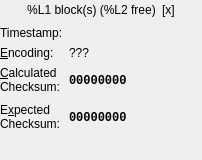
<?xml version="1.0" encoding="UTF-8"?>
<ui version="4.0">
 <class>CardView</class>
 <widget class="QWidget" name="CardView">
  <property name="geometry">
   <rect>
    <x>0</x>
    <y>0</y>
    <width>202</width>
    <height>160</height>
   </rect>
  </property>
  <layout class="QFormLayout" name="formLayout">
   <property name="fieldGrowthPolicy">
    <enum>QFormLayout::ExpandingFieldsGrow</enum>
   </property>
   <property name="margin">
    <number>0</number>
   </property>
   <item row="0" column="0" colspan="2">
    <layout class="QHBoxLayout" name="hboxBlockCount">
     <item>
      <spacer name="hspcBlockCount1">
       <property name="orientation">
        <enum>Qt::Horizontal</enum>
       </property>
       <property name="sizeHint" stdset="0">
        <size>
         <width>40</width>
         <height>20</height>
        </size>
       </property>
      </spacer>
     </item>
     <item>
      <widget class="QLabel" name="lblBlockCount">
       <property name="sizePolicy">
        <sizepolicy hsizetype="Minimum" vsizetype="Preferred">
         <horstretch>0</horstretch>
         <verstretch>0</verstretch>
        </sizepolicy>
       </property>
       <property name="text">
        <string notr="true">%L1 block(s) (%L2 free)</string>
       </property>
       <property name="textFormat">
        <enum>Qt::PlainText</enum>
       </property>
       <property name="alignment">
        <set>Qt::AlignCenter</set>
       </property>
      </widget>
     </item>
     <item>
      <widget class="QLabel" name="lblStatusIcon">
       <property name="sizePolicy">
        <sizepolicy hsizetype="Minimum" vsizetype="Preferred">
         <horstretch>0</horstretch>
         <verstretch>0</verstretch>
        </sizepolicy>
       </property>
       <property name="text">
        <string notr="true">[x]</string>
       </property>
       <property name="textFormat">
        <enum>Qt::PlainText</enum>
       </property>
      </widget>
     </item>
     <item>
      <spacer name="hspcBlockCount2">
       <property name="orientation">
        <enum>Qt::Horizontal</enum>
       </property>
       <property name="sizeHint" stdset="0">
        <size>
         <width>40</width>
         <height>20</height>
        </size>
       </property>
      </spacer>
     </item>
    </layout>
   </item>
   <item row="1" column="0">
    <widget class="QLabel" name="lblFormatTimeTitle">
     <property name="text">
      <string>Timestamp:</string>
     </property>
     <property name="textFormat">
      <enum>Qt::PlainText</enum>
     </property>
    </widget>
   </item>
   <item row="1" column="1">
    <widget class="QLabel" name="lblFormatTime">
     <property name="textFormat">
      <enum>Qt::PlainText</enum>
     </property>
     <property name="textInteractionFlags">
      <set>Qt::LinksAccessibleByMouse|Qt::TextSelectableByKeyboard|Qt::TextSelectableByMouse</set>
     </property>
    </widget>
   </item>
   <item row="2" column="0">
    <widget class="QLabel" name="lblEncodingTitle">
     <property name="text">
      <string>&amp;Encoding:</string>
     </property>
     <property name="textFormat">
      <enum>Qt::PlainText</enum>
     </property>
     <property name="buddy">
      <cstring>lblEncoding</cstring>
     </property>
    </widget>
   </item>
   <item row="2" column="1">
    <widget class="QLabel" name="lblEncoding">
     <property name="sizePolicy">
      <sizepolicy hsizetype="MinimumExpanding" vsizetype="Preferred">
       <horstretch>0</horstretch>
       <verstretch>0</verstretch>
      </sizepolicy>
     </property>
     <property name="text">
      <string notr="true">???</string>
     </property>
     <property name="textFormat">
      <enum>Qt::PlainText</enum>
     </property>
     <property name="textInteractionFlags">
      <set>Qt::LinksAccessibleByMouse|Qt::TextSelectableByKeyboard|Qt::TextSelectableByMouse</set>
     </property>
    </widget>
   </item>
   <item row="3" column="0">
    <widget class="QLabel" name="lblChecksumActualTitle">
     <property name="text">
      <string>&amp;Calculated
Checksum:</string>
     </property>
     <property name="textFormat">
      <enum>Qt::PlainText</enum>
     </property>
     <property name="alignment">
      <set>Qt::AlignLeading|Qt::AlignLeft|Qt::AlignTop</set>
     </property>
     <property name="wordWrap">
      <bool>true</bool>
     </property>
     <property name="buddy">
      <cstring>lblChecksumActual</cstring>
     </property>
    </widget>
   </item>
   <item row="3" column="1">
    <widget class="QLabel" name="lblChecksumActual">
     <property name="sizePolicy">
      <sizepolicy hsizetype="MinimumExpanding" vsizetype="MinimumExpanding">
       <horstretch>0</horstretch>
       <verstretch>0</verstretch>
      </sizepolicy>
     </property>
     <property name="font">
      <font>
       <family>Monospace</family>
       <weight>75</weight>
       <bold>true</bold>
      </font>
     </property>
     <property name="text">
      <string notr="true">00000000</string>
     </property>
     <property name="textFormat">
      <enum>Qt::RichText</enum>
     </property>
     <property name="textInteractionFlags">
      <set>Qt::LinksAccessibleByMouse|Qt::TextSelectableByKeyboard|Qt::TextSelectableByMouse</set>
     </property>
    </widget>
   </item>
   <item row="4" column="0">
    <widget class="QLabel" name="lblChecksumExpectedTitle">
     <property name="text">
      <string>E&amp;xpected
Checksum:</string>
     </property>
     <property name="textFormat">
      <enum>Qt::PlainText</enum>
     </property>
     <property name="alignment">
      <set>Qt::AlignLeading|Qt::AlignLeft|Qt::AlignTop</set>
     </property>
     <property name="wordWrap">
      <bool>true</bool>
     </property>
     <property name="textInteractionFlags">
      <set>Qt::LinksAccessibleByMouse</set>
     </property>
     <property name="buddy">
      <cstring>lblChecksumExpected</cstring>
     </property>
    </widget>
   </item>
   <item row="4" column="1">
    <widget class="QLabel" name="lblChecksumExpected">
     <property name="sizePolicy">
      <sizepolicy hsizetype="MinimumExpanding" vsizetype="MinimumExpanding">
       <horstretch>0</horstretch>
       <verstretch>0</verstretch>
      </sizepolicy>
     </property>
     <property name="font">
      <font>
       <family>Monospace</family>
       <weight>75</weight>
       <bold>true</bold>
      </font>
     </property>
     <property name="text">
      <string notr="true">00000000</string>
     </property>
     <property name="textFormat">
      <enum>Qt::RichText</enum>
     </property>
     <property name="textInteractionFlags">
      <set>Qt::LinksAccessibleByMouse|Qt::TextSelectableByKeyboard|Qt::TextSelectableByMouse</set>
     </property>
    </widget>
   </item>
   <item row="5" column="0" colspan="2">
    <layout class="QHBoxLayout" name="hboxTableSelect">
     <property name="spacing">
      <number>0</number>
     </property>
     <item>
      <widget class="TableSelect" name="tableSelect" native="true"/>
     </item>
     <item>
      <spacer name="hspcTableSelect">
       <property name="orientation">
        <enum>Qt::Horizontal</enum>
       </property>
       <property name="sizeHint" stdset="0">
        <size>
         <width>40</width>
         <height>20</height>
        </size>
       </property>
      </spacer>
     </item>
    </layout>
   </item>
  </layout>
 </widget>
 <customwidgets>
  <customwidget>
   <class>TableSelect</class>
   <extends>QWidget</extends>
   <header>widgets/TableSelect.hpp</header>
   <container>1</container>
  </customwidget>
 </customwidgets>
 <resources>
  <include location="../resources/oxygen/oxygen.qrc"/>
 </resources>
 <connections/>
</ui>
